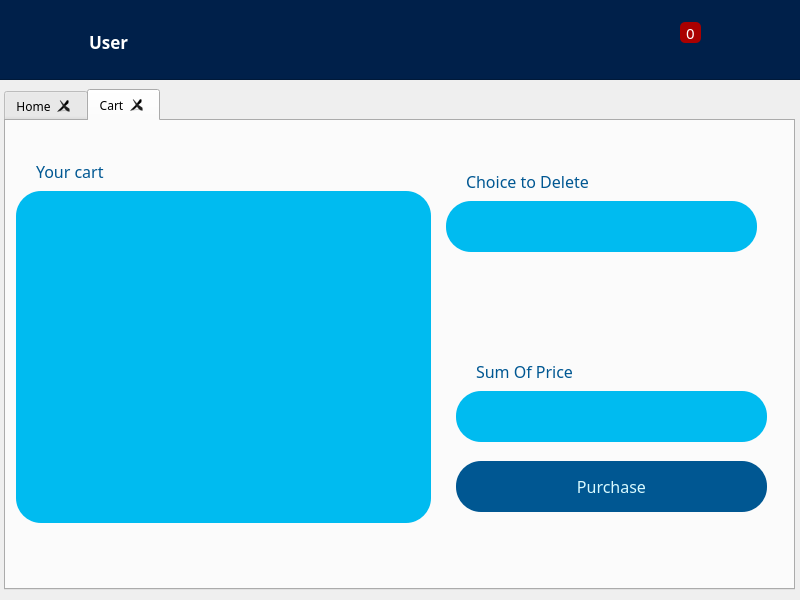
<?xml version="1.0" encoding="UTF-8"?>
<ui version="4.0">
 <class>User</class>
 <widget class="QDialog" name="User">
  <property name="geometry">
   <rect>
    <x>0</x>
    <y>0</y>
    <width>800</width>
    <height>600</height>
   </rect>
  </property>
  <property name="windowTitle">
   <string>Dialog</string>
  </property>
  <widget class="QFrame" name="frame">
   <property name="geometry">
    <rect>
     <x>-10</x>
     <y>-11</y>
     <width>811</width>
     <height>91</height>
    </rect>
   </property>
   <property name="styleSheet">
    <string notr="true">#frame{background:#00204a}</string>
   </property>
   <property name="frameShape">
    <enum>QFrame::StyledPanel</enum>
   </property>
   <property name="frameShadow">
    <enum>QFrame::Raised</enum>
   </property>
   <widget class="QLabel" name="username_label">
    <property name="geometry">
     <rect>
      <x>99</x>
      <y>34</y>
      <width>66</width>
      <height>37</height>
     </rect>
    </property>
    <property name="font">
     <font>
      <family>Kalameh ExtraBold</family>
      <pointsize>13</pointsize>
      <weight>75</weight>
      <bold>true</bold>
     </font>
    </property>
    <property name="styleSheet">
     <string notr="true">QLabel#username_label{
color:white;
}</string>
    </property>
    <property name="text">
     <string>User</string>
    </property>
   </widget>
   <widget class="QLabel" name="profilephoto_label">
    <property name="geometry">
     <rect>
      <x>20</x>
      <y>18</y>
      <width>64</width>
      <height>64</height>
     </rect>
    </property>
    <property name="text">
     <string/>
    </property>
    <property name="pixmap">
     <pixmap resource="assets.qrc">:/icons/D:/grocery_store/grocery_store/assets/icons/profile.png</pixmap>
    </property>
   </widget>
   <widget class="QPushButton" name="editprofile_button">
    <property name="geometry">
     <rect>
      <x>176</x>
      <y>40</y>
      <width>31</width>
      <height>25</height>
     </rect>
    </property>
    <property name="styleSheet">
     <string notr="true">QPushButton#editprofile_button{
background:#00204a;
border-radius:30px;
border: 0px solid #005792;
}
</string>
    </property>
    <property name="text">
     <string/>
    </property>
    <property name="icon">
     <iconset>
      <normaloff>D:/grocery_store/grocery_store/assets/icons/pencil.png</normaloff>D:/grocery_store/grocery_store/assets/icons/pencil.png</iconset>
    </property>
    <property name="iconSize">
     <size>
      <width>15</width>
      <height>15</height>
     </size>
    </property>
   </widget>
   <widget class="QPushButton" name="cart">
    <property name="geometry">
     <rect>
      <x>650</x>
      <y>20</y>
      <width>51</width>
      <height>61</height>
     </rect>
    </property>
    <property name="styleSheet">
     <string notr="true">#cart{
background:#00204A;
border:noun;}</string>
    </property>
    <property name="text">
     <string/>
    </property>
    <property name="icon">
     <iconset>
      <normaloff>D:/grocery_store/grocery_store/assets/icons/shopping-cart.png</normaloff>D:/grocery_store/grocery_store/assets/icons/shopping-cart.png</iconset>
    </property>
    <property name="iconSize">
     <size>
      <width>61</width>
      <height>49</height>
     </size>
    </property>
   </widget>
   <widget class="QLabel" name="cart_count">
    <property name="geometry">
     <rect>
      <x>690</x>
      <y>33</y>
      <width>21</width>
      <height>21</height>
     </rect>
    </property>
    <property name="font">
     <font>
      <family>Kalameh ExtraBold</family>
      <pointsize>11</pointsize>
     </font>
    </property>
    <property name="styleSheet">
     <string notr="true">#cart_count{
background:rgb(170, 0, 0);
border-radius:5px;
color:white;}</string>
    </property>
    <property name="text">
     <string>0</string>
    </property>
    <property name="alignment">
     <set>Qt::AlignCenter</set>
    </property>
   </widget>
   <widget class="QPushButton" name="exit">
    <property name="geometry">
     <rect>
      <x>742</x>
      <y>32</y>
      <width>61</width>
      <height>41</height>
     </rect>
    </property>
    <property name="styleSheet">
     <string notr="true">#exit{
background:#00204A;
border:noun}</string>
    </property>
    <property name="text">
     <string/>
    </property>
    <property name="icon">
     <iconset>
      <normaloff>D:/grocery_store/grocery_store/assets/icons/logout.png</normaloff>D:/grocery_store/grocery_store/assets/icons/logout.png</iconset>
    </property>
    <property name="iconSize">
     <size>
      <width>30</width>
      <height>30</height>
     </size>
    </property>
   </widget>
  </widget>
  <widget class="QTabWidget" name="tabWidget">
   <property name="geometry">
    <rect>
     <x>4</x>
     <y>89</y>
     <width>791</width>
     <height>501</height>
    </rect>
   </property>
   <property name="font">
    <font>
     <family>Kalameh Bold</family>
     <pointsize>9</pointsize>
    </font>
   </property>
   <property name="currentIndex">
    <number>1</number>
   </property>
   <property name="tabsClosable">
    <bool>true</bool>
   </property>
   <widget class="QWidget" name="Home">
    <attribute name="title">
     <string>Home</string>
    </attribute>
    <widget class="QFrame" name="frame_2">
     <property name="geometry">
      <rect>
       <x>20</x>
       <y>120</y>
       <width>415</width>
       <height>332</height>
      </rect>
     </property>
     <property name="styleSheet">
      <string notr="true">#frame_2{
background:#00bbf0;
border-radius:25px;
color:#d9faff}</string>
     </property>
     <property name="frameShape">
      <enum>QFrame::StyledPanel</enum>
     </property>
     <property name="frameShadow">
      <enum>QFrame::Raised</enum>
     </property>
     <widget class="QTableView" name="product_list">
      <property name="geometry">
       <rect>
        <x>13</x>
        <y>18</y>
        <width>389</width>
        <height>298</height>
       </rect>
      </property>
      <property name="font">
       <font>
        <family>Kalameh Bold</family>
        <pointsize>12</pointsize>
       </font>
      </property>
      <property name="styleSheet">
       <string notr="true">#product_list{
background:#00bbf0;
border:noun;
color:#00204a}</string>
      </property>
      <attribute name="horizontalHeaderMinimumSectionSize">
       <number>800</number>
      </attribute>
      <attribute name="horizontalHeaderDefaultSectionSize">
       <number>800</number>
      </attribute>
     </widget>
    </widget>
    <widget class="QLabel" name="deleteproduct_lable_4">
     <property name="geometry">
      <rect>
       <x>470</x>
       <y>120</y>
       <width>211</width>
       <height>31</height>
      </rect>
     </property>
     <property name="font">
      <font>
       <family>Kalameh Medium</family>
       <pointsize>9</pointsize>
      </font>
     </property>
     <property name="styleSheet">
      <string notr="true">QLabel{
color:#005792}</string>
     </property>
     <property name="text">
      <string>product name</string>
     </property>
    </widget>
    <widget class="QFrame" name="frame_11">
     <property name="geometry">
      <rect>
       <x>460</x>
       <y>360</y>
       <width>101</width>
       <height>51</height>
      </rect>
     </property>
     <property name="styleSheet">
      <string notr="true">#frame_11{
background:#00bbf0;
border-radius:25px;
color:#00204a;
}</string>
     </property>
     <property name="frameShape">
      <enum>QFrame::StyledPanel</enum>
     </property>
     <property name="frameShadow">
      <enum>QFrame::Raised</enum>
     </property>
     <widget class="QLabel" name="price_2">
      <property name="geometry">
       <rect>
        <x>20</x>
        <y>10</y>
        <width>261</width>
        <height>31</height>
       </rect>
      </property>
      <property name="font">
       <font>
        <family>Kalameh ExtraBold</family>
        <pointsize>12</pointsize>
       </font>
      </property>
      <property name="styleSheet">
       <string notr="true">QLabel{
color:#005792}</string>
      </property>
      <property name="text">
       <string/>
      </property>
     </widget>
    </widget>
    <widget class="QComboBox" name="group">
     <property name="geometry">
      <rect>
       <x>360</x>
       <y>40</y>
       <width>181</width>
       <height>51</height>
      </rect>
     </property>
     <property name="font">
      <font>
       <family>Kalameh Bold</family>
       <pointsize>11</pointsize>
      </font>
     </property>
     <property name="styleSheet">
      <string notr="true">#group
{
background:#00bbf0;
border-radius:25px;
color:#00204a;
}</string>
     </property>
    </widget>
    <widget class="QLabel" name="name_4">
     <property name="geometry">
      <rect>
       <x>370</x>
       <y>10</y>
       <width>101</width>
       <height>20</height>
      </rect>
     </property>
     <property name="font">
      <font>
       <family>Kalameh ExtraBold</family>
       <pointsize>12</pointsize>
      </font>
     </property>
     <property name="styleSheet">
      <string notr="true">QLabel{
color:#005792}</string>
     </property>
     <property name="text">
      <string>group</string>
     </property>
    </widget>
    <widget class="QFrame" name="frame_6">
     <property name="geometry">
      <rect>
       <x>20</x>
       <y>40</y>
       <width>311</width>
       <height>51</height>
      </rect>
     </property>
     <property name="styleSheet">
      <string notr="true">#frame_6{
background:#00bbf0;
border-radius:25px;
color:#00204a;
}</string>
     </property>
     <property name="frameShape">
      <enum>QFrame::StyledPanel</enum>
     </property>
     <property name="frameShadow">
      <enum>QFrame::Raised</enum>
     </property>
     <widget class="QPushButton" name="searchButton">
      <property name="geometry">
       <rect>
        <x>250</x>
        <y>10</y>
        <width>51</width>
        <height>31</height>
       </rect>
      </property>
      <property name="styleSheet">
       <string notr="true">#searchButton{
background:#00bbf0;
border-radius:25px;
color:#00204a;
}</string>
      </property>
      <property name="text">
       <string/>
      </property>
      <property name="icon">
       <iconset>
        <normaloff>../../Downloads/magnifying-glass.png</normaloff>../../Downloads/magnifying-glass.png</iconset>
      </property>
     </widget>
    </widget>
    <widget class="QFrame" name="frame_10">
     <property name="geometry">
      <rect>
       <x>460</x>
       <y>260</y>
       <width>311</width>
       <height>51</height>
      </rect>
     </property>
     <property name="styleSheet">
      <string notr="true">#frame_10{
background:#00bbf0;
border-radius:25px;
color:#00204a;
}</string>
     </property>
     <property name="frameShape">
      <enum>QFrame::StyledPanel</enum>
     </property>
     <property name="frameShadow">
      <enum>QFrame::Raised</enum>
     </property>
     <widget class="QLabel" name="price">
      <property name="geometry">
       <rect>
        <x>20</x>
        <y>10</y>
        <width>261</width>
        <height>31</height>
       </rect>
      </property>
      <property name="font">
       <font>
        <family>Kalameh ExtraBold</family>
        <pointsize>12</pointsize>
       </font>
      </property>
      <property name="styleSheet">
       <string notr="true">QLabel{
color:#005792}</string>
      </property>
      <property name="text">
       <string/>
      </property>
     </widget>
    </widget>
    <widget class="QPushButton" name="addtocart">
     <property name="enabled">
      <bool>true</bool>
     </property>
     <property name="geometry">
      <rect>
       <x>580</x>
       <y>360</y>
       <width>191</width>
       <height>51</height>
      </rect>
     </property>
     <property name="font">
      <font>
       <family>Kalameh Bold</family>
       <pointsize>12</pointsize>
      </font>
     </property>
     <property name="styleSheet">
      <string notr="true">#addtocart{
background:#005792;
border-radius:25px;
color:#d9faff;

}
#addtocart:hover{
background:#00204a;
border-radius:25px;
color:#d9faff;

}</string>
     </property>
     <property name="text">
      <string>Add to cart</string>
     </property>
    </widget>
    <widget class="QLabel" name="deleteproduct_lable_5">
     <property name="geometry">
      <rect>
       <x>470</x>
       <y>230</y>
       <width>211</width>
       <height>31</height>
      </rect>
     </property>
     <property name="font">
      <font>
       <family>Kalameh Medium</family>
       <pointsize>9</pointsize>
      </font>
     </property>
     <property name="styleSheet">
      <string notr="true">QLabel{
color:#005792}</string>
     </property>
     <property name="text">
      <string>price</string>
     </property>
    </widget>
    <widget class="QSpinBox" name="count">
     <property name="geometry">
      <rect>
       <x>470</x>
       <y>360</y>
       <width>81</width>
       <height>51</height>
      </rect>
     </property>
     <property name="font">
      <font>
       <family>Kalameh Bold</family>
       <pointsize>14</pointsize>
      </font>
     </property>
     <property name="styleSheet">
      <string notr="true">#count{

background:#00bbf0;
border-radius:25px;
color:#00204a;
}</string>
     </property>
     <property name="minimum">
      <number>1</number>
     </property>
    </widget>
    <widget class="QFrame" name="frame_7">
     <property name="geometry">
      <rect>
       <x>350</x>
       <y>40</y>
       <width>191</width>
       <height>51</height>
      </rect>
     </property>
     <property name="styleSheet">
      <string notr="true">#frame_7
{
background:#00bbf0;
border-radius:25px;
color:#00204a;
}</string>
     </property>
     <property name="frameShape">
      <enum>QFrame::StyledPanel</enum>
     </property>
     <property name="frameShadow">
      <enum>QFrame::Raised</enum>
     </property>
    </widget>
    <widget class="QFrame" name="frame_9">
     <property name="geometry">
      <rect>
       <x>460</x>
       <y>150</y>
       <width>311</width>
       <height>51</height>
      </rect>
     </property>
     <property name="styleSheet">
      <string notr="true">#frame_9{
background:#00bbf0;
border-radius:25px;
color:#00204a;
}</string>
     </property>
     <property name="frameShape">
      <enum>QFrame::StyledPanel</enum>
     </property>
     <property name="frameShadow">
      <enum>QFrame::Raised</enum>
     </property>
     <widget class="QLabel" name="productname">
      <property name="geometry">
       <rect>
        <x>20</x>
        <y>9</y>
        <width>261</width>
        <height>31</height>
       </rect>
      </property>
      <property name="font">
       <font>
        <family>Kalameh ExtraBold</family>
        <pointsize>12</pointsize>
       </font>
      </property>
      <property name="styleSheet">
       <string notr="true">QLabel{
color:#005792}</string>
      </property>
      <property name="text">
       <string/>
      </property>
     </widget>
    </widget>
    <widget class="QLabel" name="search_lable">
     <property name="geometry">
      <rect>
       <x>40</x>
       <y>10</y>
       <width>101</width>
       <height>20</height>
      </rect>
     </property>
     <property name="font">
      <font>
       <family>Kalameh ExtraBold</family>
       <pointsize>12</pointsize>
      </font>
     </property>
     <property name="styleSheet">
      <string notr="true">QLabel{
color:#005792}</string>
     </property>
     <property name="text">
      <string>search</string>
     </property>
    </widget>
    <widget class="QCheckBox" name="available">
     <property name="geometry">
      <rect>
       <x>560</x>
       <y>43</y>
       <width>221</width>
       <height>41</height>
      </rect>
     </property>
     <property name="font">
      <font>
       <family>Kalameh Bold</family>
       <pointsize>11</pointsize>
      </font>
     </property>
     <property name="styleSheet">
      <string notr="true">#available
{

border-radius:25px;
color:#00204a;
}</string>
     </property>
     <property name="text">
      <string>Only available goods</string>
     </property>
    </widget>
    <widget class="QLineEdit" name="search">
     <property name="geometry">
      <rect>
       <x>51</x>
       <y>41</y>
       <width>221</width>
       <height>41</height>
      </rect>
     </property>
     <property name="font">
      <font>
       <family>Kalameh Bold</family>
       <pointsize>11</pointsize>
      </font>
     </property>
     <property name="styleSheet">
      <string notr="true">#search
{
background:#00bbf0;
border-radius:25px;
color:#00204a;
}</string>
     </property>
    </widget>
    <zorder>frame_2</zorder>
    <zorder>deleteproduct_lable_4</zorder>
    <zorder>frame_11</zorder>
    <zorder>name_4</zorder>
    <zorder>frame_6</zorder>
    <zorder>frame_10</zorder>
    <zorder>addtocart</zorder>
    <zorder>deleteproduct_lable_5</zorder>
    <zorder>count</zorder>
    <zorder>frame_7</zorder>
    <zorder>frame_9</zorder>
    <zorder>search_lable</zorder>
    <zorder>available</zorder>
    <zorder>search</zorder>
    <zorder>group</zorder>
   </widget>
   <widget class="QWidget" name="tab">
    <attribute name="title">
     <string>Cart</string>
    </attribute>
    <widget class="QFrame" name="frame_12">
     <property name="geometry">
      <rect>
       <x>450</x>
       <y>270</y>
       <width>311</width>
       <height>51</height>
      </rect>
     </property>
     <property name="styleSheet">
      <string notr="true">#frame_12{
background:#00bbf0;
border-radius:25px;
color:#00204a;
}</string>
     </property>
     <property name="frameShape">
      <enum>QFrame::StyledPanel</enum>
     </property>
     <property name="frameShadow">
      <enum>QFrame::Raised</enum>
     </property>
     <widget class="QLabel" name="pricesum">
      <property name="geometry">
       <rect>
        <x>20</x>
        <y>10</y>
        <width>261</width>
        <height>31</height>
       </rect>
      </property>
      <property name="font">
       <font>
        <family>Kalameh ExtraBold</family>
        <pointsize>12</pointsize>
       </font>
      </property>
      <property name="styleSheet">
       <string notr="true">QLabel{
color:#005792}</string>
      </property>
      <property name="text">
       <string/>
      </property>
     </widget>
    </widget>
    <widget class="QFrame" name="frame_13">
     <property name="geometry">
      <rect>
       <x>440</x>
       <y>80</y>
       <width>311</width>
       <height>51</height>
      </rect>
     </property>
     <property name="styleSheet">
      <string notr="true">#frame_13{
background:#00bbf0;
border-radius:25px;
color:#00204a;
}</string>
     </property>
     <property name="frameShape">
      <enum>QFrame::StyledPanel</enum>
     </property>
     <property name="frameShadow">
      <enum>QFrame::Raised</enum>
     </property>
     <widget class="QLabel" name="delete_product">
      <property name="geometry">
       <rect>
        <x>20</x>
        <y>9</y>
        <width>231</width>
        <height>31</height>
       </rect>
      </property>
      <property name="font">
       <font>
        <family>Kalameh ExtraBold</family>
        <pointsize>12</pointsize>
       </font>
      </property>
      <property name="styleSheet">
       <string notr="true">QLabel{
color:#005792}</string>
      </property>
      <property name="text">
       <string/>
      </property>
     </widget>
     <widget class="QPushButton" name="deleteButton">
      <property name="geometry">
       <rect>
        <x>260</x>
        <y>10</y>
        <width>41</width>
        <height>31</height>
       </rect>
      </property>
      <property name="styleSheet">
       <string notr="true">#deleteButton{
background:#00bbf0;
border-radius:25px;
color:#00204a;
}</string>
      </property>
      <property name="text">
       <string/>
      </property>
      <property name="icon">
       <iconset>
        <normaloff>D:/grocery_store/grocery_store/assets/icons/TabIcon/trash.png</normaloff>D:/grocery_store/grocery_store/assets/icons/TabIcon/trash.png</iconset>
      </property>
     </widget>
    </widget>
    <widget class="QFrame" name="frame_3">
     <property name="geometry">
      <rect>
       <x>10</x>
       <y>70</y>
       <width>415</width>
       <height>332</height>
      </rect>
     </property>
     <property name="styleSheet">
      <string notr="true">#frame_3{
background:#00bbf0;
border-radius:25px;
color:#d9faff}</string>
     </property>
     <property name="frameShape">
      <enum>QFrame::StyledPanel</enum>
     </property>
     <property name="frameShadow">
      <enum>QFrame::Raised</enum>
     </property>
     <widget class="QTableView" name="product_list_cart">
      <property name="geometry">
       <rect>
        <x>13</x>
        <y>18</y>
        <width>389</width>
        <height>298</height>
       </rect>
      </property>
      <property name="font">
       <font>
        <family>Kalameh Bold</family>
        <pointsize>12</pointsize>
       </font>
      </property>
      <property name="styleSheet">
       <string notr="true">#product_list_cart{
background:#00bbf0;
border:noun;
color:#00204a}</string>
      </property>
      <attribute name="horizontalHeaderMinimumSectionSize">
       <number>100</number>
      </attribute>
      <attribute name="horizontalHeaderDefaultSectionSize">
       <number>100</number>
      </attribute>
     </widget>
    </widget>
    <widget class="QLabel" name="search_lable_2">
     <property name="geometry">
      <rect>
       <x>460</x>
       <y>50</y>
       <width>211</width>
       <height>20</height>
      </rect>
     </property>
     <property name="font">
      <font>
       <family>Kalameh ExtraBold</family>
       <pointsize>12</pointsize>
      </font>
     </property>
     <property name="styleSheet">
      <string notr="true">QLabel{
color:#005792}</string>
     </property>
     <property name="text">
      <string>Choice to Delete</string>
     </property>
    </widget>
    <widget class="QLabel" name="search_lable_3">
     <property name="geometry">
      <rect>
       <x>30</x>
       <y>40</y>
       <width>101</width>
       <height>20</height>
      </rect>
     </property>
     <property name="font">
      <font>
       <family>Kalameh ExtraBold</family>
       <pointsize>12</pointsize>
      </font>
     </property>
     <property name="styleSheet">
      <string notr="true">QLabel{
color:#005792}</string>
     </property>
     <property name="text">
      <string>Your cart</string>
     </property>
    </widget>
    <widget class="QPushButton" name="purchase">
     <property name="enabled">
      <bool>true</bool>
     </property>
     <property name="geometry">
      <rect>
       <x>450</x>
       <y>340</y>
       <width>311</width>
       <height>51</height>
      </rect>
     </property>
     <property name="font">
      <font>
       <family>Kalameh Bold</family>
       <pointsize>12</pointsize>
      </font>
     </property>
     <property name="styleSheet">
      <string notr="true">#purchase{
background:#005792;
border-radius:25px;
color:#d9faff;

}
#purchase:hover{
background:#00204a;
border-radius:25px;
color:#d9faff;

}</string>
     </property>
     <property name="text">
      <string>Purchase</string>
     </property>
    </widget>
    <widget class="QLabel" name="search_lable_4">
     <property name="geometry">
      <rect>
       <x>470</x>
       <y>240</y>
       <width>211</width>
       <height>20</height>
      </rect>
     </property>
     <property name="font">
      <font>
       <family>Kalameh ExtraBold</family>
       <pointsize>12</pointsize>
      </font>
     </property>
     <property name="styleSheet">
      <string notr="true">QLabel{
color:#005792}</string>
     </property>
     <property name="text">
      <string>Sum Of Price</string>
     </property>
    </widget>
   </widget>
  </widget>
 </widget>
 <resources>
  <include location="assets.qrc"/>
 </resources>
 <connections/>
</ui>
